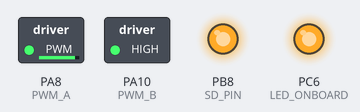
Recording of a sketch running on a simulated STM32 Blue Pill. Shown: switched loads named in the sketch (green lamp = pin HIGH), output pins drawn as LEDs (lit = HIGH).

Above: at 0.05 s.
At 9.95 s:
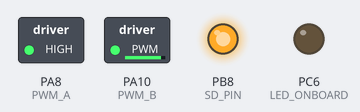
Timing chart, 0 to 13.0 s (numbered marks = the images above):
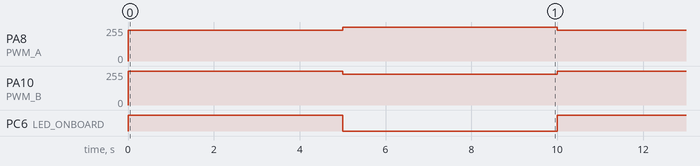

The sketch:

test2_multimeter.ino
```cpp
// Pins
const int PWM_A = PA8;
const int PWM_B = PA10;
const int SD_PIN = PB8;
const int LED_ONBOARD = PC6; // Usually PA5 or PC13 on STM32

void setup() {
  pinMode(SD_PIN, OUTPUT);
  pinMode(LED_ONBOARD, OUTPUT);

  digitalWrite(SD_PIN, HIGH); // Enable the IR2104 drivers

  // Set high frequency PWM (20kHz)
  analogWriteFrequency(20000);

  // Set resolution to 10-bit (0-1023)
  analogWriteResolution(10);
}

void loop() {
  // --- FORWARD PHASE ---
  digitalWrite(LED_ONBOARD, HIGH); // Onboard LED HIGH for Forward

  // Phase A: 10% PWM (Inverted for 6N137: 1023 - 102 = 921)
  analogWrite(PWM_A, 921);

  // Phase B: Must be fully OFF to Ground the other side of the motor
  // 100% High on STM32 Pin = 0V out of 6N137 = IR2104 Low-Side ON (GND)
  analogWrite(PWM_B, 1023);

  delay(5000);

  // --- REVERSE PHASE ---
  digitalWrite(LED_ONBOARD, LOW); // Onboard LED LOW for Reverse

  // Phase A: Set to 100% High (Stops PWM, keeps IR2104 Low-Side ON)
  analogWrite(PWM_A, 1023);

  // Phase B: 10% PWM
  analogWrite(PWM_B, 921);

  delay(5000);
}
```

Measured:
- by itself, PA8 (PWM_A), PA10 (PWM_B): alternates 255/255 for 5.0 s and 229/255 for 5.0 s
- by itself, PC6 (LED_ONBOARD): alternates HIGH for 5.0 s and LOW for 5.0 s
